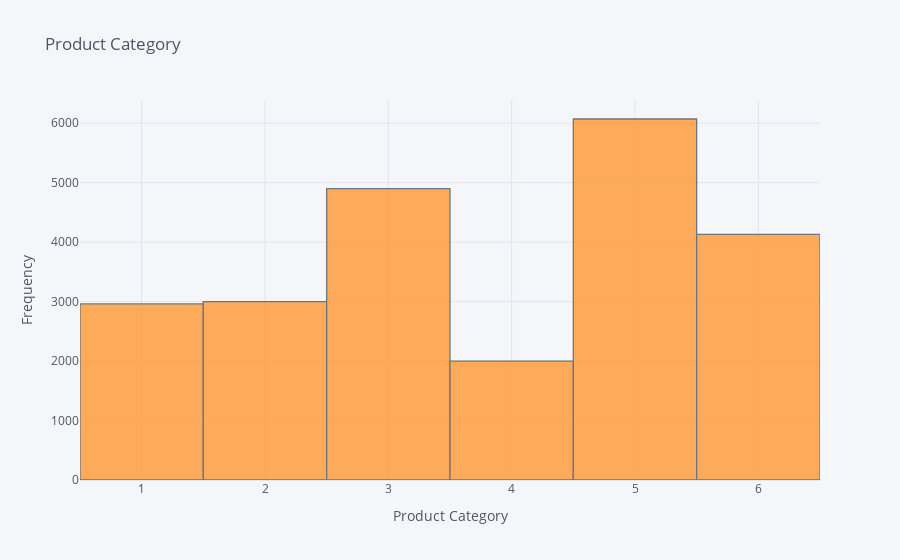

Notebook code for this chart:
### Code cell
Customer_Final['prod_cat_code'].iplot(kind='hist',xTitle='Product Category',yTitle='Frequency',title='Product Category')

### Figure 1 — Plotly figure (JSON) as saved in the notebook; plotly's stock layout.template omitted (floating-point values rounded to 4 significant figures; data arrays with more than 128 entries replaced by an {"elided": "..."} marker saying what was removed)
{"data": [{"histfunc": "count", "histnorm": "", "marker": {"color": "rgba(255, 153, 51, 1.0)", "line": {"color": "#4D5663", "width": 1.3}}, "name": "prod_cat_code", "opacity": 0.8, "orientation": "v", "type": "histogram", "x": {"elided": "23053 int values"}}], "layout": {"barmode": "overlay", "legend": {"bgcolor": "#F5F6F9", "font": {"color": "#4D5663"}}, "paper_bgcolor": "#F5F6F9", "plot_bgcolor": "#F5F6F9", "title": {"font": {"color": "#4D5663"}, "text": "Product Category"}, "xaxis": {"gridcolor": "#E1E5ED", "showgrid": true, "tickfont": {"color": "#4D5663"}, "title": {"font": {"color": "#4D5663"}, "text": "Product Category"}, "zerolinecolor": "#E1E5ED"}, "yaxis": {"gridcolor": "#E1E5ED", "showgrid": true, "tickfont": {"color": "#4D5663"}, "title": {"font": {"color": "#4D5663"}, "text": "Frequency"}, "zerolinecolor": "#E1E5ED"}}}
